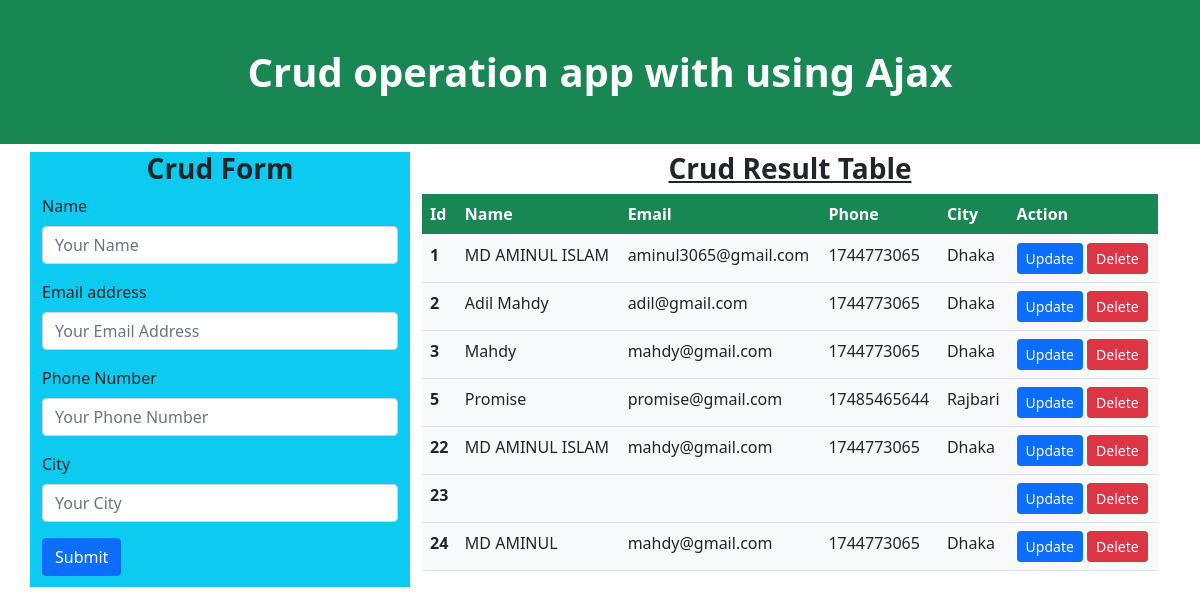
The app's page /, older data.
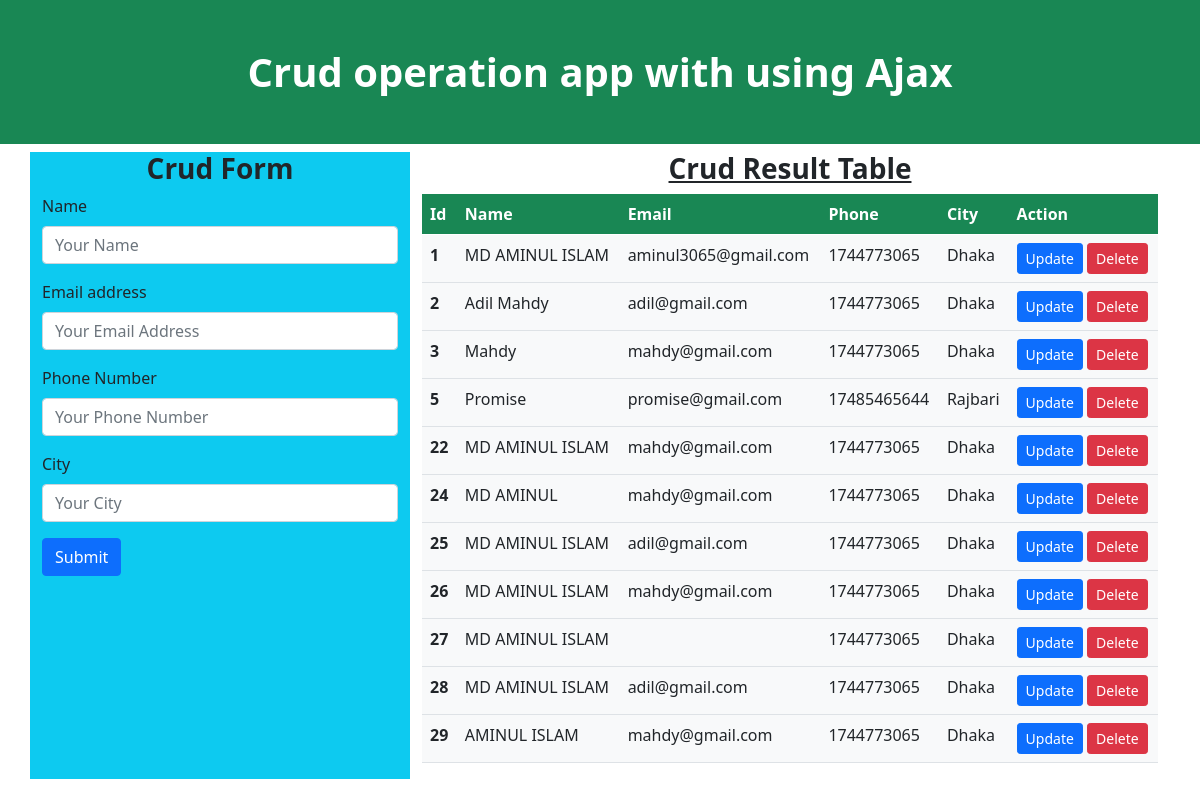
The same page, newer data.
### AjaxApp/models.py (models this page shows, shortened)
class Crud(models.Model):
    name = models.CharField( max_length=100)
    email = models.EmailField()
    phone = models.CharField(max_length=50)
    city = models.CharField(max_length=100)

### AjaxApp/views.py (the view, shortened to what this page needs)
# urls.py: path('', Home, name='home'),
def Home(request):
    Cruddata = Crud.objects.all().order_by('id')
    context = {
        'data': Cruddata
    }
    return render(request, 'home.html', context)

### Templates/home.html (shortened to what this page needs)
<!doctype html>
<html lang="en">
  <head>
    <link href="https://cdn.jsdelivr.net/npm/bootstrap@5.0.2/dist/css/bootstrap.min.css" rel="stylesheet">
  </head>
  <body>
    <h1 class="text-center p-5 bg-success text-white fw-bolder" >Crud operation app with using Ajax</h1>
    <div class="container">
        <div class="row">
            <div class="col-6 col-md-4 col-sm-12 bg-info">
                <h3 class="text-center fw-bold">Crud Form</h3>
                <div>
                <form method="POST" id="CrudForm">
                    <div class="mb-3">
                        <label for="name" class="form-label">Name</label>
                        <input type="text" name="name" class="form-control" id="name" placeholder="Your Name">
                      </div>
                    <div class="mb-3">
                      <label for="email" class="form-label">Email address</label>
                      <input type="email" name="email" class="form-control" id="email" aria-describedby="emailHelp" placeholder="Your Email Address">
                    </div>
                    <div class="mb-3">
                      <label for="phoneNumber" class="form-label">Phone Number</label>
                      <input type="text" name="phone" class="form-control" id="phone" placeholder="Your Phone Number">
                    </div>
                    <div class="mb-3">
                        <label for="city" class="form-label">City</label>
                        <input type="text" name="city" class="form-control" id="city" placeholder="Your City">
                    </div>
                    <button type="submit" class="btn btn-primary">Submit</button>
                  </form>
                </div>
            </div>
            <div class="col-6 col-md-8 col-sm-12">
                <h3 class="text-center text-decoration-underline fw-bold">Crud Result Table</h3>
                <table class="table table-hover" id="usertable">
                    <thead>
                      <tr class="bg-success text-white">
                        <th scope="col">Id</th>
                        <th scope="col">Name</th>
                        <th scope="col">Email</th>
                        <th scope="col">Phone</th>
                        <th scope="col">City</th>
                        <th scope="col">Action</th>
                      </tr>
                    </thead>
                    <tbody class="bg-light">
                      {% if data %}
                      {% for data in data %}
                      <tr id="user__info_{{data.id}}">
                        <th scope="row" class="user_id">{{data.id}}</th>
                        <td class="user_name">{{data.name}}</td>
                        <td class="user_email">{{data.email}}</td>
                        <td class="user_phone">{{data.phone}}</td>
                        <td class="city">{{data.city}}</td>
                        <td><button type="button" class="btn btn-primary btn-sm" onclick="userinfo_update({{data.id}})" data-bs-toggle="modal" data-bs-target="#exampleModal">
                          Update
                        </button>
                        <a type="button" class="btn btn-danger btn-sm" href="{% url 'AjaxApp:delete' pk=data.id %}">Delete</a>
                      </td>
                      </tr>
                      {% endfor %}
                      {% endif %}
                    </tbody>
                  </table>
            </div>
        </div>
    </div>
  </body>
</html>

Row changes from the older to the newer data that the page shows:
removed Crud: id "23"
added Crud: id "25", name "MD AMINUL ISLAM", email "adil@gmail.com", phone "1744773065", city "Dhaka"
added Crud: id "26", name "MD AMINUL ISLAM", email "mahdy@gmail.com", phone "1744773065", city "Dhaka"
added Crud: id "27", name "MD AMINUL ISLAM", phone "1744773065", city "Dhaka"
added Crud: id "28", name "MD AMINUL ISLAM", email "adil@gmail.com", phone "1744773065", city "Dhaka"
added Crud: id "29", name "AMINUL ISLAM", email "mahdy@gmail.com", phone "1744773065", city "Dhaka"
